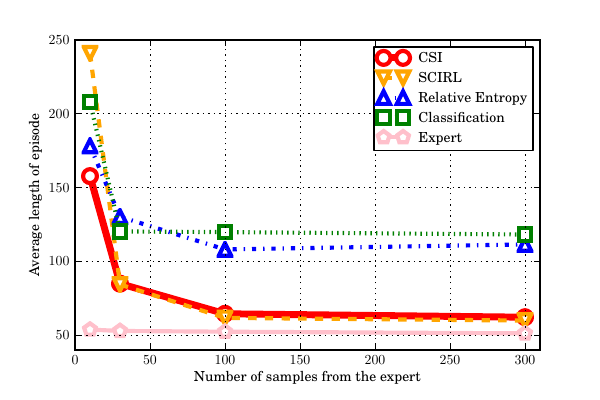

The Python source for this figure:
# -*- coding: utf-8 -*-
# <nbformat>3.0</nbformat>

# <codecell>

X=[10, 30, 100, 300, 700, 1000]
CSI_data = genfromtxt("data/CSI_X_10_30_100_300_700_1000.mat")
SCIRL_data = genfromtxt("data/SCIRL_X_10_30_100_300_700_1000.mat")
SCIRLMC_data = genfromtxt("data/SCIRLMC_X_10_30_100_300_700_1000.mat")
RE_data = genfromtxt("data/RE_X_10_30_100_300_700_1000.mat")
Classif_data = genfromtxt("data/Classif_X_10_30_100_300_700_1000.mat")
Expert_data = genfromtxt("data/Expert_X_10_30_100_300_700_1000.mat")

# <codecell>

plot(X,mean(CSI_data,axis=1),color='red')
plot(X,mean(SCIRL_data,axis=1),color='orange')
plot(X,mean(SCIRLMC_data,axis=1),color='orange',ls='--')
plot(X,mean(Classif_data,axis=1),color='green')
plot(X,mean(RE_data,axis=1),color='blue')
plot(X,mean(Expert_data,axis=1),color='pink')

# <codecell>

plot(X,CSI_data.min(axis=1),color='red')
plot(X,SCIRL_data.min(axis=1),color='orange')
plot(X,SCIRLMC_data.min(axis=1),color='orange',ls='-')
plot(X,Classif_data.min(axis=1),color='green')
plot(X,RE_data.min(axis=1),color='blue')
plot(X,Expert_data.min(axis=1),color='pink')

# <codecell>

plot(X,CSI_data.max(axis=1),color='red')
plot(X,SCIRL_data.max(axis=1),color='orange')
plot(X,SCIRLMC_data.max(axis=1),color='orange',ls='-')
plot(X,Classif_data.max(axis=1),color='green')
plot(X,RE_data.max(axis=1),color='blue')
plot(X,Expert_data.max(axis=1),color='pink')

# <codecell>

#On va partir sur la moyenne seule
rc('text', usetex=True)
rcParams['text.usetex'] = True
rcParams['font.family'] = 'serif'
rcParams['legend.fontsize'] = 'medium'
plot(X[:4],mean(CSI_data,axis=1)[:4],"ro-",mec="r", mfc="w", lw=5, mew=3, ms=10, label=r"CSI")
plot(X[:4],mean(SCIRLMC_data,axis=1)[:4],"v--",color='orange',mec="orange", mfc="w", lw=3, mew=3, ms=9, label="SCIRL")
plot(X[:4],mean(RE_data,axis=1)[:4],"^-.",color='blue',mec="blue", mfc="w", lw=3, mew=3, ms=9, label=r"Relative Entropy")
plot(X[:4],mean(Classif_data,axis=1)[:4],"s:",color='green',mec="green", mfc="w", lw=3, mew=3, ms=9, label="Classification")
plot(X[:4],mean(Expert_data,axis=1)[:4],"p-",color='pink',mec="pink", mfc="w", lw=3, mew=3, ms=9, label="Expert")
axis([0,310,40,250])
legend()
xlabel(r"Number of samples from the expert")
ylabel("Average length of episode")
grid()
savefig("Exp11.pdf")

# <codecell>

#plotting the mountain car data
def filled_mean_min_max(X, Y_mean, Y_min, Y_max, color, _alpha, style, lblmain,lblminmax ):
    "Plot data, with bold mean line, and a light color fill betwee the min and max"
    if lblmain == None:
        plot( X, Y_mean,color=color,lw=2)
    else:
        plot( X, Y_mean,color=color,lw=2, label=lblmain)
    if lblminmax == None:
        plot( X, Y_min, color=color,lw=1,linestyle=style)
    else:
        plot( X, Y_min, color=color,lw=1,linestyle=style, label=lblminmax)
    plot( X, Y_max, color=color,lw=1,linestyle=style)
    fill_between(X,Y_min,Y_max,facecolor=color,alpha=_alpha)

#filled_mean_min_max(X,Y_mean_CSI, Y_mean_CSI-Y_deviation_CSI, Y_mean_CSI+Y_deviation_CSI,'red',
                    #0.4,'-.',None,None)
filled_mean_min_max(X,Y_mean_CSI, Y_min_CSI, Y_max_CSI,'red',
                    0.2,'--',None,None)

#filled_mean_min_max(X,Y_mean_Class, Y_mean_Class-Y_deviation_Class, Y_mean_Class+Y_deviation_Class,'blue',
                    #0.4,'-.',None,None)
filled_mean_min_max(X,Y_mean_Class, Y_min_Class, Y_max_Class,'blue',
                    0.2,'--',None,None)
#plot( X,Y_expert*ones(array(X).shape) , color='purple',lw=5)
filled_mean_min_max(X,Y_mean_SCIRLMC, Y_min_SCIRLMC, Y_max_SCIRLMC,'green',
                    0.2,'--',None,None)
filled_mean_min_max(X,Y_mean_RE, Y_min_RE, Y_max_RE,'orange',
                    0.2,'--',None,None)
figure()
filled_mean_min_max(X,Y_mean_Expert, Y_min_Expert, Y_max_Expert,'pink',
                    0.2,'--',None,None)
figure()

axis([10,1000,0,310])
figure()



figure()
sort(all_data_CSI[0])
datasets = map(sort,all_data_CSI)
datasets_len = map(len,datasets)
lim = min(datasets_len)/2
print datasets_len
for i in range(0,lim):
    #print "trun "+str(i)+" len "+str(len(datasets[0]))
    y_min = [d[0] for d in datasets]
    y_max = [d[-1] for d in datasets]
    fill_between(X,y_min,y_max,facecolor='red',alpha=1./float(lim))
    axis([10,1000,0,310])
    datasets = [d[1:-1] for d in datasets]

figure()
sort(all_data_CSI[0])
datasets = map(sort,all_data_Classif)
datasets_len = map(len,datasets)
lim = min(datasets_len)/2
print datasets_len
for i in range(0,lim):
    #print "trun "+str(i)+" len "+str(len(datasets[0]))
    y_min = [d[0] for d in datasets]
    y_max = [d[-1] for d in datasets]
    fill_between(X,y_min,y_max,facecolor='blue',alpha=1./float(lim))
    axis([10,1000,0,310])
    datasets = [d[1:-1] for d in datasets]
    
figure()
sort(all_data_Expert[0])
datasets = map(sort,all_data_Expert)
datasets_len = map(len,datasets)
lim = min(datasets_len)/2
print datasets_len
for i in range(0,lim):
    #print "trun "+str(i)+" len "+str(len(datasets[0]))
    y_min = [d[0] for d in datasets]
    y_max = [d[-1] for d in datasets]
    fill_between(X,y_min,y_max,facecolor='pink',alpha=1./float(lim))
    axis([10,1000,0,310])
    datasets = [d[1:-1] for d in datasets]
    

